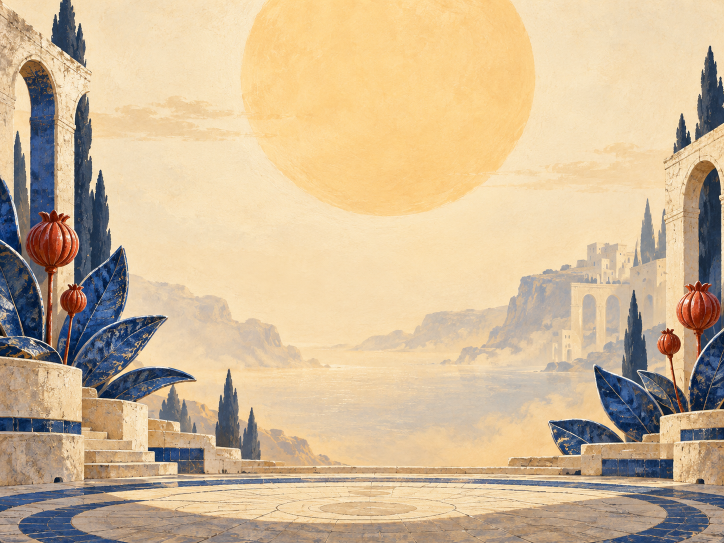
#> input picture 24_Tessera/art/ceramic_garden.png, 1448 x 1086 px (shown at 1/2 size)
$ python pack_art.py
#> lines starting #> are read from the running program, lines starting #| are printed output that depends on the picture
"""Compile selected paintings to the VGA DAC format; no creative edits."""
from pathlib import Path
import hashlib,json
import numpy as np
from PIL import Image
root=Path(__file__).resolve().parents[2]
text='/* Compiled from the art/ paintings by tools/pack_art.py. */\n#include "assets.h"\n'
manifest=[]
for filename,symbol in [('ceramic_garden.png','stage_day'),('ceramic_garden_night.png','stage_night')]:
    source=root/'art'/filename
    im=Image.open(source).convert('RGB').resize((320,240),Image.Resampling.LANCZOS)
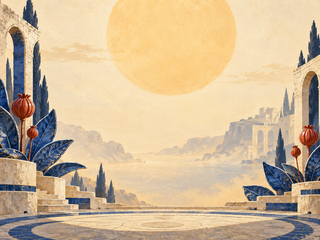
#> im: PIL image 320x240 RGB; mean R, G, B 206.6, 183.9, 151.5
    a=np.asarray(im,dtype=np.uint16)
    p=((a[:,:,0]>>3)|((a[:,:,1]&248)<<3)|((a[:,:,2]&248)<<8)).reshape(-1)
    text+=f'const uint16_t {symbol}[320*240] __attribute__((aligned(4)))={{\n'
    text+=''.join(' '+','.join(f'0x{int(v):04x}' for v in p[i:i+16])+',\n' for i in range(0,len(p),16))+'};\n'
    im.save(source.with_stem(source.stem+'_320'))
    manifest.append(dict(source=filename,source_sha256=hashlib.sha256(source.read_bytes()).hexdigest(),width=320,height=240,flash_bytes=153600,format='RGB555: R 0..4, G 6..10, B 11..15; bit 5 clear'))
#> pass 2 of the loop `for filename,symbol in [('ceramic_garden.png','stage_day'),('ceramic_g..`:
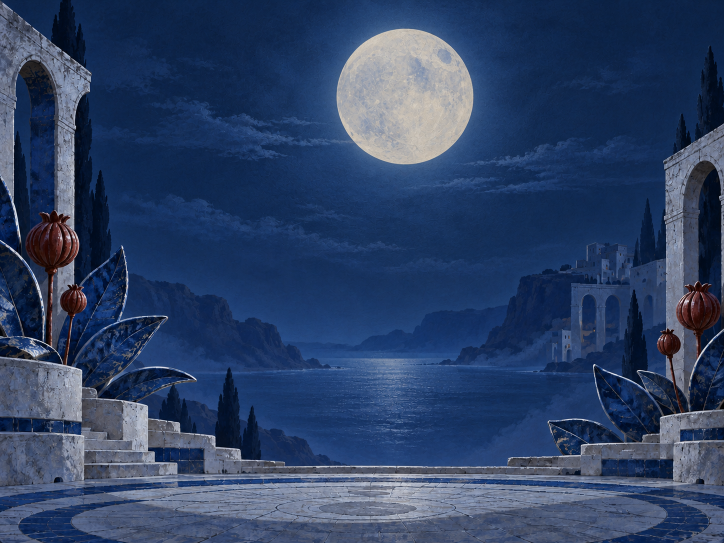
#> input picture 24_Tessera/art/ceramic_garden_night.png, 1448 x 1086 px (shown at 1/2 size)
#> `im=Image.open(source).convert('RGB').resize((320,240),Image.Resampling..`:
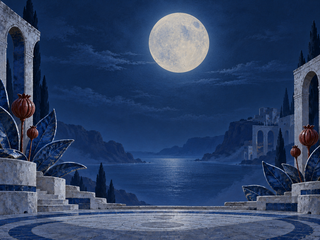
#> im: PIL image 320x240 RGB; mean R, G, B 45.9, 65.5, 100.8
(root/'tessera/assets.c').write_text(text,encoding='utf-8')
(root/'art/packed.json').write_text(json.dumps(manifest,indent=2)+'\n',encoding='utf-8')
print('Two paintings compiled: 307200 bytes of flash, no extra framebuffer in SRAM')
